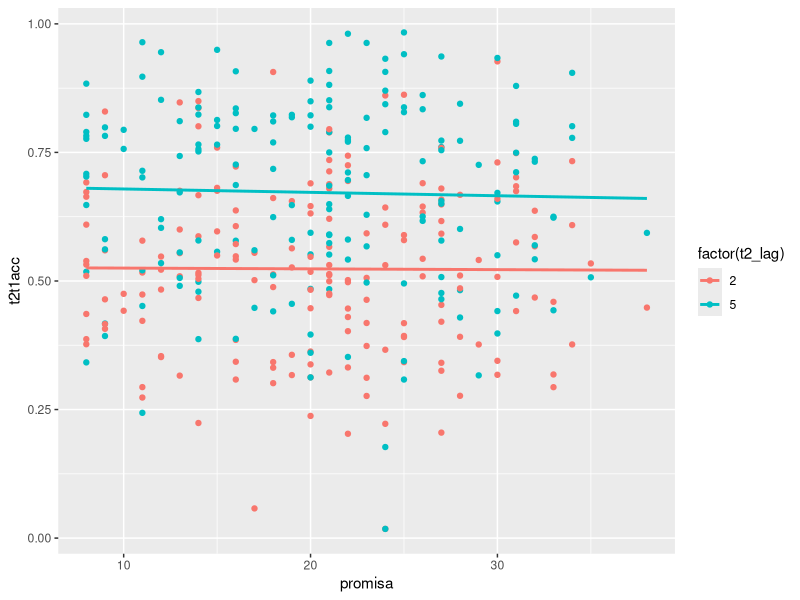
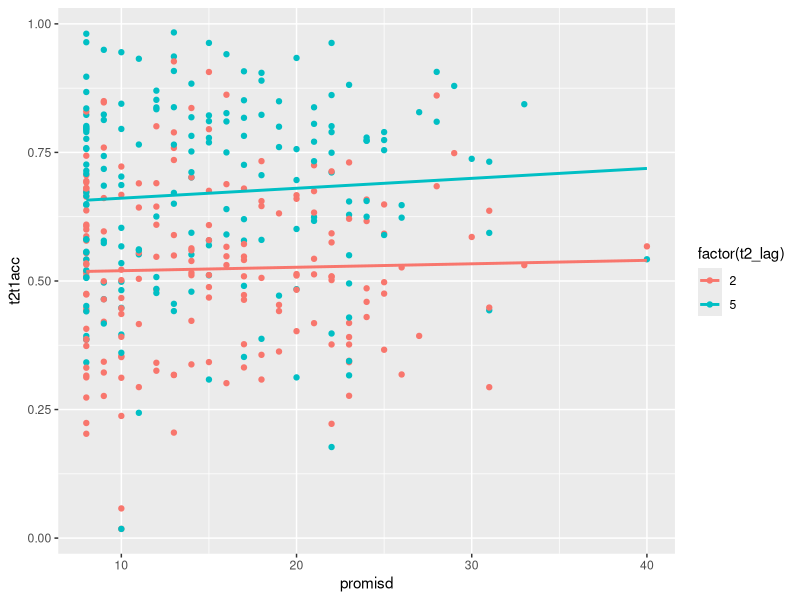
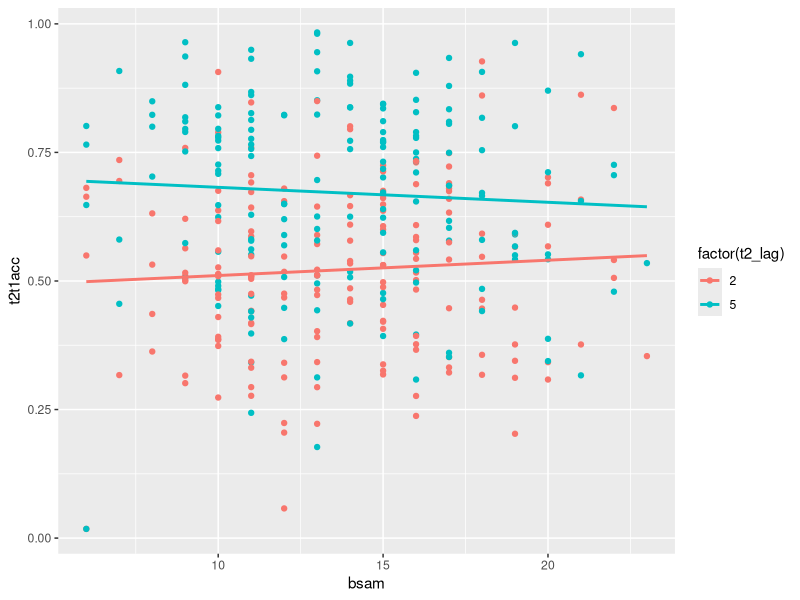
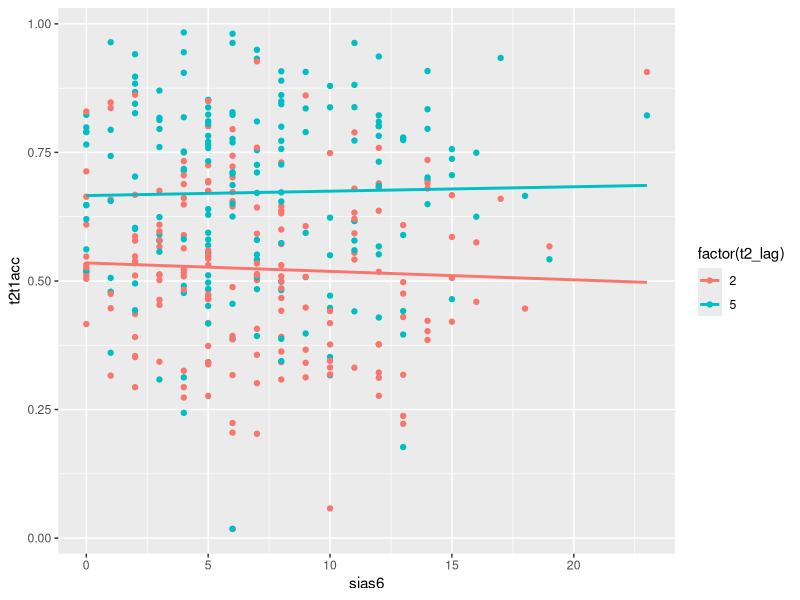

These figures' R source, in order:
## ---- chunk 1
knitr::opts_chunk$set(echo = TRUE)
library(tidyverse)
library(GGally)
library(viridis)
library(rstatix)
this_file = "91-AnalysesFor2024SP-300"
## ---- chunk 2
rsvpAggregate = read.csv("rsvpAggregate.csv")
## ---- chunk 3
x = rsvpAggregate |>
  filter(t2_lag > 0) |>
  group_by(sub, gender, age, t2_lag) |>
  summarize(t1acc = mean(t1acc),
            t2acc = mean(t2acc),
            t2t1acc = mean(t2t1acc),
            promisa = mean(promisa),
            promisd = mean(promisd),
            sias6 = mean(sias6),
            bsam = mean(bsam),
            .groups = "drop") |>
  drop_na(t2t1acc)
medians = x |>
  distinct(sub, .keep_all = TRUE) |>
  summarize(across(c(promisa, promisd), ~median(.x, na.rm=TRUE)))
x = x |>
  mutate(anxiety    = ifelse(promisa > medians$promisa, "high", "low"),
         depression = ifelse(promisd > medians$promisd, "high", "low"))
## ---- chunk 4
x |>
  anova_test(t2t1acc ~ t2_lag*anxiety +
             Error(sub/(t2_lag)), effect.size="pes")
## ---- chunk 5
x |>
  ggplot(aes(x=promisa, y=t2t1acc, color=factor(t2_lag), group=t2_lag)) +
  geom_point() +
  geom_smooth(method="lm", formula=y~x, se=FALSE)
## ---- chunk 6
x |>
  ggplot(aes(x=promisd, y=t2t1acc, color=factor(t2_lag), group=t2_lag)) +
  geom_point() +
  geom_smooth(method="lm", formula=y~x, se=FALSE)
## ---- chunk 7
x |>
  ggplot(aes(x=bsam, y=t2t1acc, color=factor(t2_lag), group=t2_lag)) +
  geom_point() +
  geom_smooth(method="lm", formula=y~x, se=FALSE)
## ---- chunk 8
x |>
  ggplot(aes(x=sias6, y=t2t1acc, color=factor(t2_lag), group=t2_lag)) +
  geom_point() +
  geom_smooth(method="lm", formula=y~x, se=FALSE)
## ---- chunk 9
jasp_export = x |>
  select(!t2acc) |>
  rename(t2acc = t2t1acc) |>
  pivot_wider(names_from=t2_lag,
              values_from=c(t1acc, t2acc),
              id_cols=c("sub", "gender", "age",
                        "bsam", "sias6", "promisa", "promisd",
                        "anxiety", "depression")) |>
  mutate(anxiety = factor(anxiety),
         depression = factor(depression))
summary(jasp_export)
write.csv(jasp_export, sprintf("RSVPLG01-JASP-%s.csv", Sys.Date()),
          row.names=FALSE)
